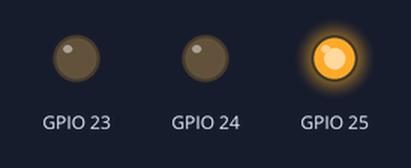
A program run on a simulated Raspberry Pi (BCM pin numbers). Shown: output pins drawn as LEDs (lit = HIGH). Threads take turns every 2 ms; the clock reads 2024-03-15 10:24:30 at power-on unless the program sets it; what the program prints to the terminal is not drawn. At 7.0 s the program stops and its outputs stay as they are.

Above: at 0.2 s.
At 2.1 s:
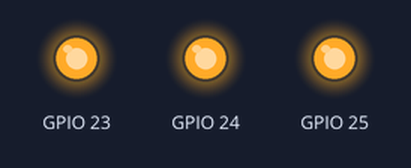
At 4.1 s:
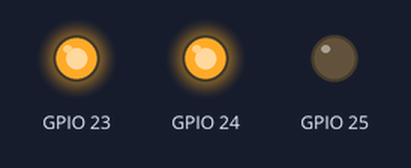
At 7.1 s:
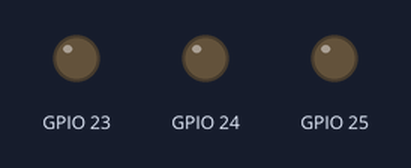
Timing chart, 0 to 8.5 s (numbered marks = the images above):
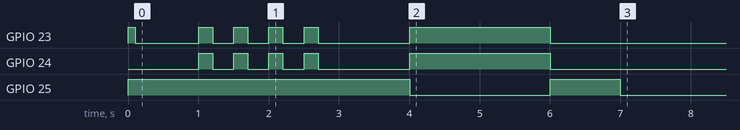

Measured:
- by itself, GPIO 23: goes HIGH 0.10 s, LOW 0.90 s, 3 × (HIGH 0.20 s, LOW 0.30 s), HIGH 0.20 s, LOW 1.3 s, HIGH 2.0 s, then LOW
- by itself, GPIO 24: goes 3 × (HIGH 0.20 s, LOW 0.30 s), HIGH 0.20 s, LOW 1.3 s, HIGH 2.0 s, then LOW
- by itself, GPIO 25: LOW → HIGH at 0.00 s, → LOW 4.0 s later, → HIGH 2.0 s later, → LOW 1.0 s later

The program:

buzzer_alert.py
```python
"""
Buzzer & LED Alert System
==========================
GPIO control for alert outputs on Raspberry Pi.
Supports buzzer and LED with different alert patterns.

GPIO Connections:
    - Buzzer (+) → GPIO 23 (BCM) → Pin 16
    - Buzzer (-) → GND → Pin 14
    - Red LED (+) → GPIO 24 (BCM) → Pin 18 (via 220Ω resistor)
    - Red LED (-) → GND → Pin 20
    - Green LED (+) → GPIO 25 (BCM) → Pin 22 (via 220Ω resistor)
    - Green LED (-) → GND → Pin 20
"""

import time
import logging
import threading

logger = logging.getLogger(__name__)

# Try importing RPi.GPIO (only available on Raspberry Pi)
try:
    import RPi.GPIO as GPIO
    GPIO_AVAILABLE = True
except ImportError:
    GPIO_AVAILABLE = False
    logger.info("RPi.GPIO not available. Running in simulation mode.")


# ─── GPIO Pin Configuration ──────────────────────────────────────
BUZZER_PIN = 23    # BCM numbering
RED_LED_PIN = 24
GREEN_LED_PIN = 25


class AlertSystem:
    """
    Alert system controlling buzzer and LED outputs.
    Falls back to console simulation when GPIO is unavailable.
    """

    def __init__(self, enabled=True, buzzer_pin=BUZZER_PIN,
                 red_led_pin=RED_LED_PIN, green_led_pin=GREEN_LED_PIN):
        """
        Initialize the alert system.

        Args:
            enabled: Whether alerts are enabled.
            buzzer_pin: GPIO pin for buzzer (BCM numbering).
            red_led_pin: GPIO pin for red LED.
            green_led_pin: GPIO pin for green LED.
        """
        self.enabled = enabled
        self.buzzer_pin = buzzer_pin
        self.red_led_pin = red_led_pin
        self.green_led_pin = green_led_pin
        self.is_alerting = False
        self._alert_thread = None

        if self.enabled and GPIO_AVAILABLE:
            self._setup_gpio()
        elif self.enabled:
            logger.info("Alert system running in SIMULATION mode (no GPIO)")

    def _setup_gpio(self):
        """Configure GPIO pins."""
        GPIO.setmode(GPIO.BCM)
        GPIO.setwarnings(False)

        GPIO.setup(self.buzzer_pin, GPIO.OUT, initial=GPIO.LOW)
        GPIO.setup(self.red_led_pin, GPIO.OUT, initial=GPIO.LOW)
        GPIO.setup(self.green_led_pin, GPIO.OUT, initial=GPIO.HIGH)  # Green = active

        logger.info(f"GPIO initialized: Buzzer={self.buzzer_pin}, "
                     f"Red LED={self.red_led_pin}, Green LED={self.green_led_pin}")

    def trigger_alert(self, level='warning', duration=3.0):
        """
        Trigger an alert with buzzer and LED.

        Args:
            level: 'warning' (intermittent) or 'danger' (continuous).
            duration: Alert duration in seconds.
        """
        if not self.enabled:
            return

        if self.is_alerting:
            return  # Don't stack alerts

        self.is_alerting = True
        self._alert_thread = threading.Thread(
            target=self._run_alert,
            args=(level, duration),
            daemon=True
        )
        self._alert_thread.start()

    def _run_alert(self, level, duration):
        """Run alert pattern in background thread."""
        try:
            if level == 'danger':
                self._pattern_continuous(duration)
            elif level == 'warning':
                self._pattern_intermittent(duration)
            else:
                self._pattern_single_beep()
        finally:
            self._stop_all()
            self.is_alerting = False

    def _pattern_continuous(self, duration):
        """Continuous buzzer + red LED for critical alerts."""
        logger.warning("🔴 ALERT: Continuous buzzer activated!")

        if GPIO_AVAILABLE:
            GPIO.output(self.buzzer_pin, GPIO.HIGH)
            GPIO.output(self.red_led_pin, GPIO.HIGH)
            GPIO.output(self.green_led_pin, GPIO.LOW)
        else:
            print("\n" + "🚨" * 20)
            print("  ⚠️  BUZZER: ON — DROWSINESS DETECTED!!")
            print("🚨" * 20 + "\n")

        time.sleep(duration)

    def _pattern_intermittent(self, duration):
        """Intermittent beeping for warnings."""
        logger.warning("🟡 ALERT: Intermittent buzzer activated!")

        end_time = time.time() + duration
        while time.time() < end_time:
            if GPIO_AVAILABLE:
                GPIO.output(self.buzzer_pin, GPIO.HIGH)
                GPIO.output(self.red_led_pin, GPIO.HIGH)
            else:
                print("  🔔 BEEP!", end='\r')
            time.sleep(0.2)

            if GPIO_AVAILABLE:
                GPIO.output(self.buzzer_pin, GPIO.LOW)
                GPIO.output(self.red_led_pin, GPIO.LOW)
            time.sleep(0.3)

    def _pattern_single_beep(self):
        """Single short beep."""
        if GPIO_AVAILABLE:
            GPIO.output(self.buzzer_pin, GPIO.HIGH)
            time.sleep(0.1)
            GPIO.output(self.buzzer_pin, GPIO.LOW)
        else:
            print("  🔔 Beep!")

    def _stop_all(self):
        """Turn off all outputs."""
        if GPIO_AVAILABLE:
            GPIO.output(self.buzzer_pin, GPIO.LOW)
            GPIO.output(self.red_led_pin, GPIO.LOW)
            GPIO.output(self.green_led_pin, GPIO.HIGH)  # Green = normal

    def set_status(self, status):
        """
        Set the status LED.

        Args:
            status: 'active' (green), 'drowsy' (red), 'off'
        """
        if not GPIO_AVAILABLE:
            return

        if status == 'active':
            GPIO.output(self.green_led_pin, GPIO.HIGH)
            GPIO.output(self.red_led_pin, GPIO.LOW)
        elif status == 'drowsy':
            GPIO.output(self.green_led_pin, GPIO.LOW)
            GPIO.output(self.red_led_pin, GPIO.HIGH)
        else:
            GPIO.output(self.green_led_pin, GPIO.LOW)
            GPIO.output(self.red_led_pin, GPIO.LOW)

    def cleanup(self):
        """Clean up GPIO resources."""
        if GPIO_AVAILABLE:
            self._stop_all()
            GPIO.cleanup()
            logger.info("GPIO cleaned up")


if __name__ == "__main__":
    print("Testing Alert System...")
    alert = AlertSystem(enabled=True)

    print("\n--- Test 1: Single Beep ---")
    alert.trigger_alert('info')
    time.sleep(1)

    print("\n--- Test 2: Warning Pattern ---")
    alert.trigger_alert('warning', duration=2)
    time.sleep(3)

    print("\n--- Test 3: Danger Pattern ---")
    alert.trigger_alert('danger', duration=2)
    time.sleep(3)

    alert.cleanup()
    print("\nAlert system test complete!")
```
